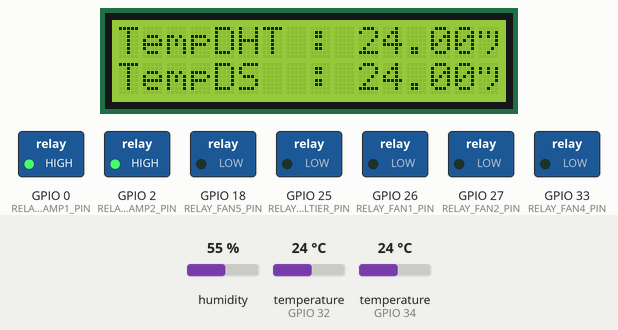
This sketch was run on a simulated ESP32. Parts: 16×2 character LCD, switched loads named in the sketch (green lamp = pin HIGH). Inputs (shaded band) come from the test bench; at power-on: temperature (sensors on GPIO 32, GPIO 34) 24 °C, humidity 55 %. WiFi joins after 1.5 s; servers stay silent unless stated; what the sketch prints to the serial monitor is not drawn.

Above: at 3.7 s.
3.8 s: temperature (sensor on GPIO 32) set to 2 °C
At 6.2 s:
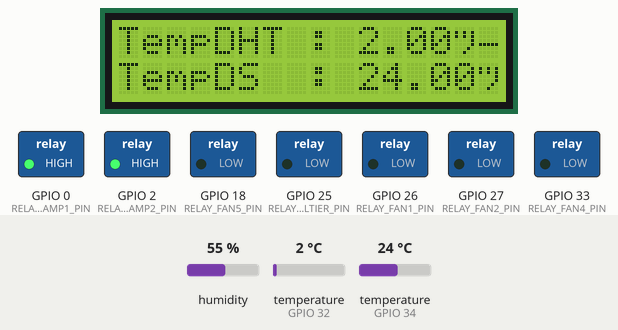
6.9 s: temperature (sensor on GPIO 34) set to 2 °C
At 8.3 s:
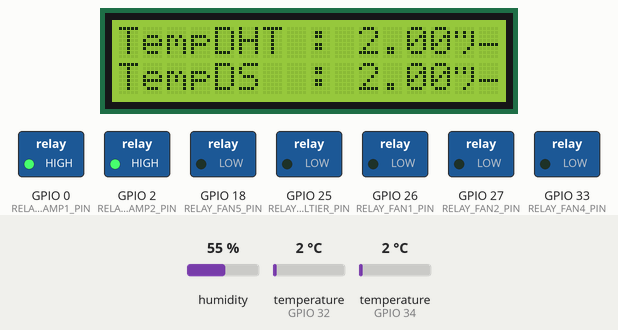
10.0 s: temperature (sensor on GPIO 32) set to 12 °C
At 13.5 s:
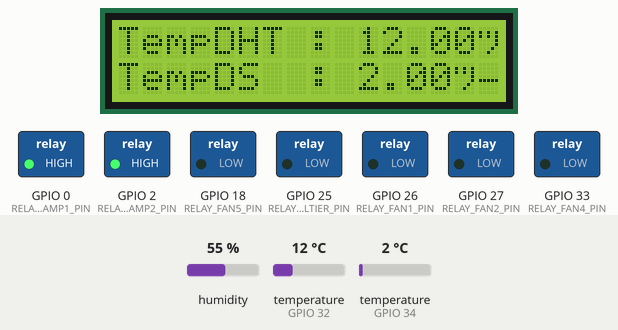
13.8 s: temperature (sensor on GPIO 34) set to 12 °C
At 15.9 s:
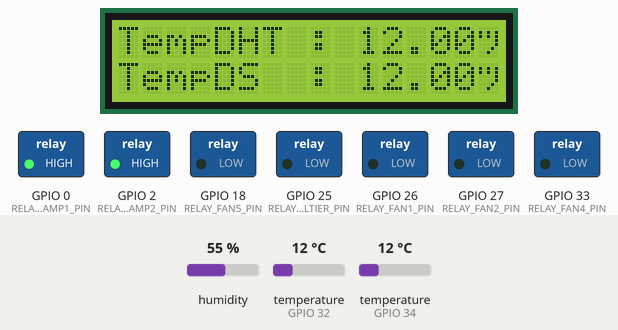
16.9 s: temperature (sensor on GPIO 32) set to 19 °C
At 20.1 s:
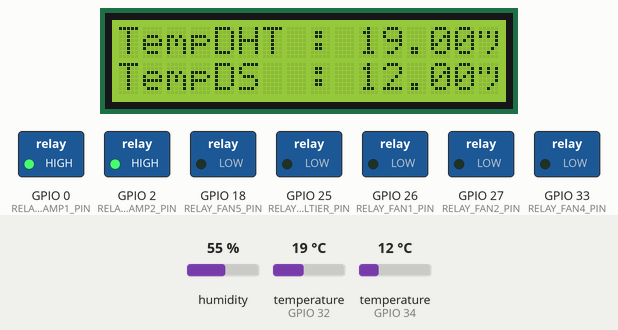
20.8 s: temperature (sensor on GPIO 34) set to 19 °C
At 23.1 s:
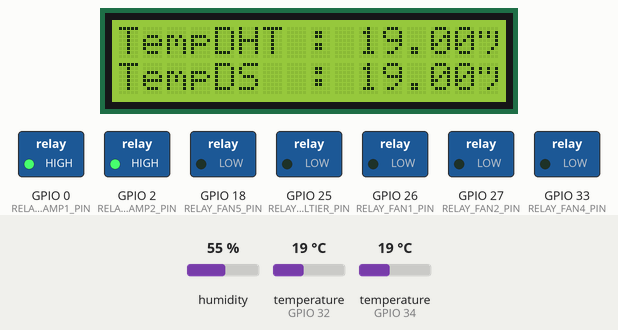
Timing chart, 0 to 24.6 s (numbered marks = the images above; inputs shaded):
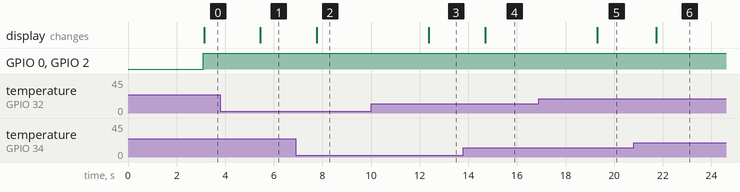

Measured:
- after the input at 3.8 s, the display: changes after 1.6 s (image 1)
- after the input at 6.9 s, the display: changes after 0.86 s (image 2)
- after the input at 10.0 s, the display: changes after 2.4 s (image 3)
- after the input at 13.8 s, the display: changes after 0.89 s (image 4)
- after the input at 16.9 s, the display: changes after 2.4 s (image 5)
- after the input at 20.8 s, the display: changes after 0.94 s (image 6)

The sketch:

a.ino
```cpp
#include <WiFi.h>
#include <ThingSpeak.h>
#include <elapsedMillis.h>
#include <LiquidCrystal_I2C.h>
#include <OneWire.h>
#include <Wire.h>
#include <DHT.h>

#define DHTPIN            32
#define DS_PIN            34
#define RELAY_PELTIER_PIN 25
#define RELAY_FAN1_PIN    26
#define RELAY_FAN2_PIN    27
#define RELAY_FAN3_PIN    32
#define RELAY_FAN4_PIN    33
#define RELAY_FAN5_PIN    18
#define RELAY_LAMP1_PIN   0
#define RELAY_LAMP2_PIN   2

const char* ssid              = "UGMURO-INET";
const char* password          = "Gepuk15000";
const char* APIKey            = "L1JFXC6ULNYU577E";
const unsigned long channelID = 2732118;

#define DHTTYPE DHT21
OneWire ds1(DS_PIN);
DHT dht(DHTPIN, DHTTYPE);
LiquidCrystal_I2C lcd(0x27, 16, 2);

float currentTempDHT, currentTempDS;

unsigned long sensorInterval      = 500;
unsigned long displayInterval     = 1000;
unsigned long thingSpeakInterval  = 10000;

WiFiClient client;
elapsedMillis sensorMillis;
elapsedMillis displayMillis;
elapsedMillis thingSpeakMillis;

void dsValue(void) {
  byte i1;
  byte present1 = 0;
  byte type_s1;
  byte data1[12];
  byte addr1[8];

  if (!ds1.search(addr1)) {
    ds1.reset_search();
    delay(250);
    return;
  }

  if (OneWire::crc8(addr1, 7) != addr1[7]) {
    Serial.println("CRC is not valid!");
    return;
  }
  Serial.println();

  // the first ROM byte indicates which chip
  switch (addr1[0]) {
    case 0x10:
      type_s1 = 1;
      break;
    case 0x28:
      type_s1 = 0;
      break;
    case 0x22:
      type_s1 = 0;
      break;
    default:
      Serial.println("Device is not a DS18x20 family device.");
      return;
  }

  ds1.reset();
  ds1.select(addr1);
  // start conversion, with parasite power on at the end
  ds1.write(0x44, 1);
  delay(1000);
  present1 = ds1.reset();
  ds1.select(addr1);
  // Read Scratchpad
  ds1.write(0xBE);

  for (i1 = 0; i1 < 9; i1++) {
    data1[i1] = ds1.read();
  }

  // Convert the data to actual temperature
  int16_t raw1 = (data1[1] << 8) | data1[0];
  if (type_s1) {
    // 9 bit resolution default
    raw1 = raw1 << 3;
    if (data1[7] == 0x10) {
      raw1 = (raw1 & 0xFFF0) + 12 - data1[6];
    }
  } else {
    byte cfg1 = (data1[4] & 0x60);
    // 9 bit resolution, 93.75 ms
    if (cfg1 == 0x00) raw1 = raw1 & ~7;
    // 10 bit res, 187.5 ms
    else if (cfg1 == 0x20) raw1 = raw1 & ~3;
    // 11 bit res, 375 ms
    else if (cfg1 == 0x40) raw1 = raw1 & ~1;
  }

  currentTempDS = (float)raw1 / 16.0;
}

void activateCooling() {
  digitalWrite(RELAY_PELTIER_PIN, HIGH);
  digitalWrite(RELAY_FAN1_PIN, HIGH);
  digitalWrite(RELAY_FAN2_PIN, HIGH);
  digitalWrite(RELAY_FAN3_PIN, HIGH);
  digitalWrite(RELAY_FAN4_PIN, HIGH);
  digitalWrite(RELAY_FAN5_PIN, HIGH);
}

// Function to deactivate cooling (fans and Peltier)
void deactivateCooling() {
  digitalWrite(RELAY_PELTIER_PIN, LOW);
  digitalWrite(RELAY_FAN1_PIN, LOW);
  digitalWrite(RELAY_FAN2_PIN, LOW);
  digitalWrite(RELAY_FAN3_PIN, LOW);
  digitalWrite(RELAY_FAN4_PIN, LOW);
  digitalWrite(RELAY_FAN5_PIN, LOW);
}

// Function to activate heating (lamps)
void activateHeating() {
  digitalWrite(RELAY_LAMP1_PIN, HIGH);
  digitalWrite(RELAY_LAMP2_PIN, HIGH);
}

// Function to deactivate heating (lamps)
void deactivateHeating() {
  digitalWrite(RELAY_LAMP1_PIN, LOW);
  digitalWrite(RELAY_LAMP2_PIN, LOW);
}


void setup() {
  Serial.begin(115200);

  dht.begin();
  lcd.begin();
  //lcd.init();
  lcd.backlight();

  pinMode(RELAY_PELTIER_PIN, OUTPUT);
  pinMode(RELAY_FAN1_PIN, OUTPUT);
  pinMode(RELAY_FAN2_PIN, OUTPUT);
  pinMode(RELAY_FAN3_PIN, OUTPUT);
  pinMode(RELAY_FAN4_PIN, OUTPUT);
  pinMode(RELAY_FAN5_PIN, OUTPUT);
  pinMode(RELAY_LAMP1_PIN, OUTPUT);
  pinMode(RELAY_LAMP2_PIN, OUTPUT);

  digitalWrite(RELAY_PELTIER_PIN, LOW);
  digitalWrite(RELAY_FAN1_PIN, LOW);
  digitalWrite(RELAY_FAN2_PIN, LOW);
  digitalWrite(RELAY_FAN3_PIN, LOW);
  digitalWrite(RELAY_FAN4_PIN, LOW);
  digitalWrite(RELAY_FAN5_PIN, LOW);
  digitalWrite(RELAY_LAMP1_PIN, LOW);
  digitalWrite(RELAY_LAMP2_PIN, LOW);

  Serial.print("Connecting to WiFi");
  WiFi.mode(WIFI_STA);
  WiFi.begin(ssid, password);
  while (WiFi.status() != WL_CONNECTED) {
    delay(1000);
    Serial.print(".");
  }
  Serial.println("Connected to WiFi " + String(ssid));
  Serial.println(WiFi.localIP());
  ThingSpeak.begin(client);

  deactivateCooling();
  deactivateHeating();
}

void loop() {
  if (sensorMillis >= sensorInterval) {
    currentTempDHT = dht.readTemperature();
    dsValue();
    delay(10);

    Serial.println("Suhu DHT : " + String(currentTempDHT) + "°C");
    Serial.println("Suhu DS  : " + String(currentTempDS) + "°C");

    if (currentTempDHT < 33.0 || currentTempDS < 33.0) {
      activateHeating();
      deactivateCooling();
    } else if (currentTempDHT > 35.0 || currentTempDS > 35.0) {
      deactivateHeating();
      activateCooling();
    }

    sensorMillis = 0;
  }

  if (displayMillis >= displayInterval) {
    lcd.setCursor(0, 0);
    lcd.print("TempDHT : " + String(currentTempDHT) + "°C");

    lcd.setCursor(0, 1);
    lcd.print("TempDS  : " + String(currentTempDS) + "°C");

    displayMillis = 0;
  }

  if (thingSpeakMillis >= thingSpeakInterval) {
    ThingSpeak.setField(1, currentTempDHT);
    ThingSpeak.setField(2, currentTempDS);

    int APIwait = ThingSpeak.writeFields(channelID, APIKey);

    if (APIwait == 200) {
      Serial.println("Update successful");
    } else {
     Serial.println("Error code: " + String(APIwait));
    }

    thingSpeakMillis = 0;
  }
}
```
